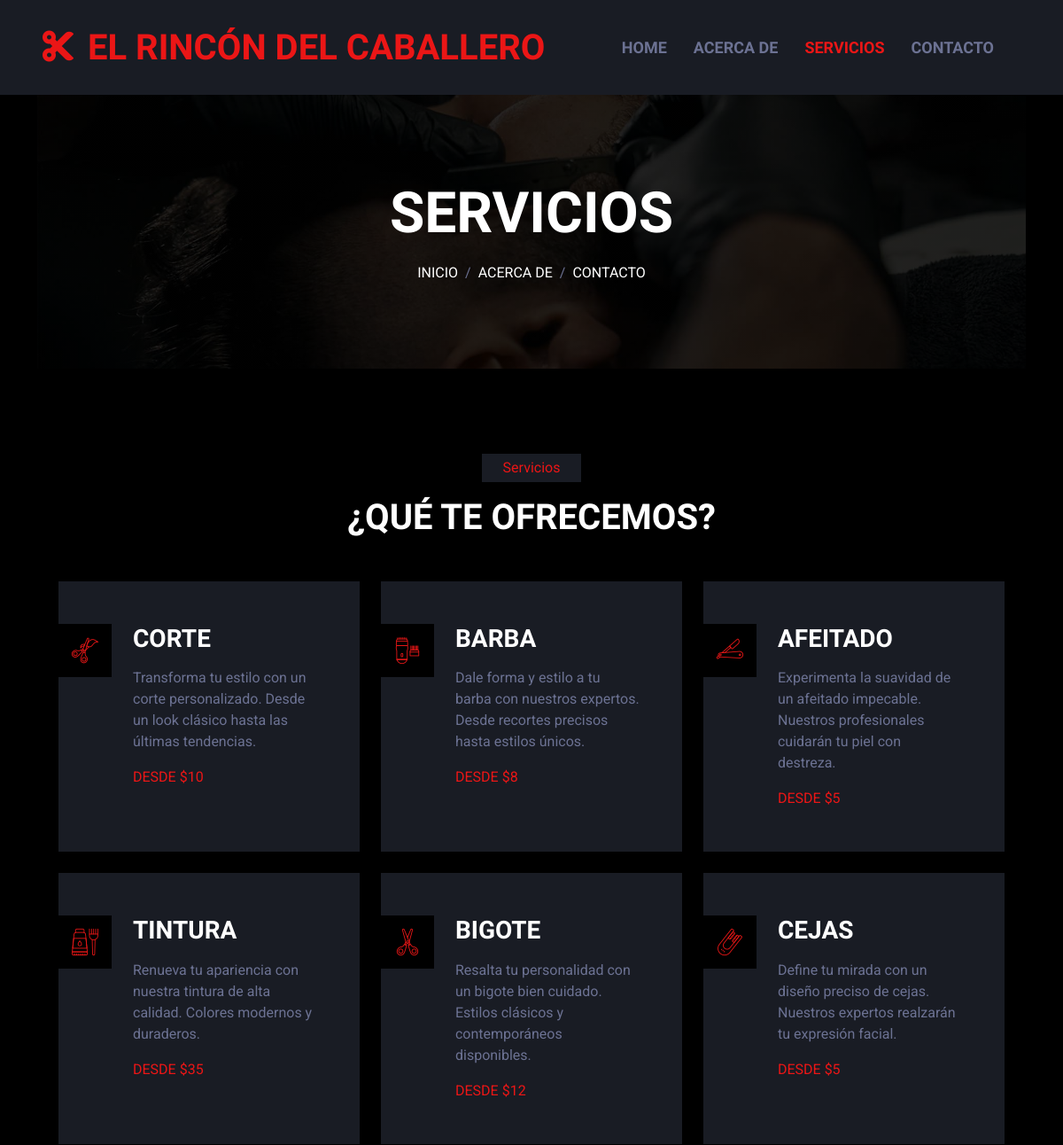
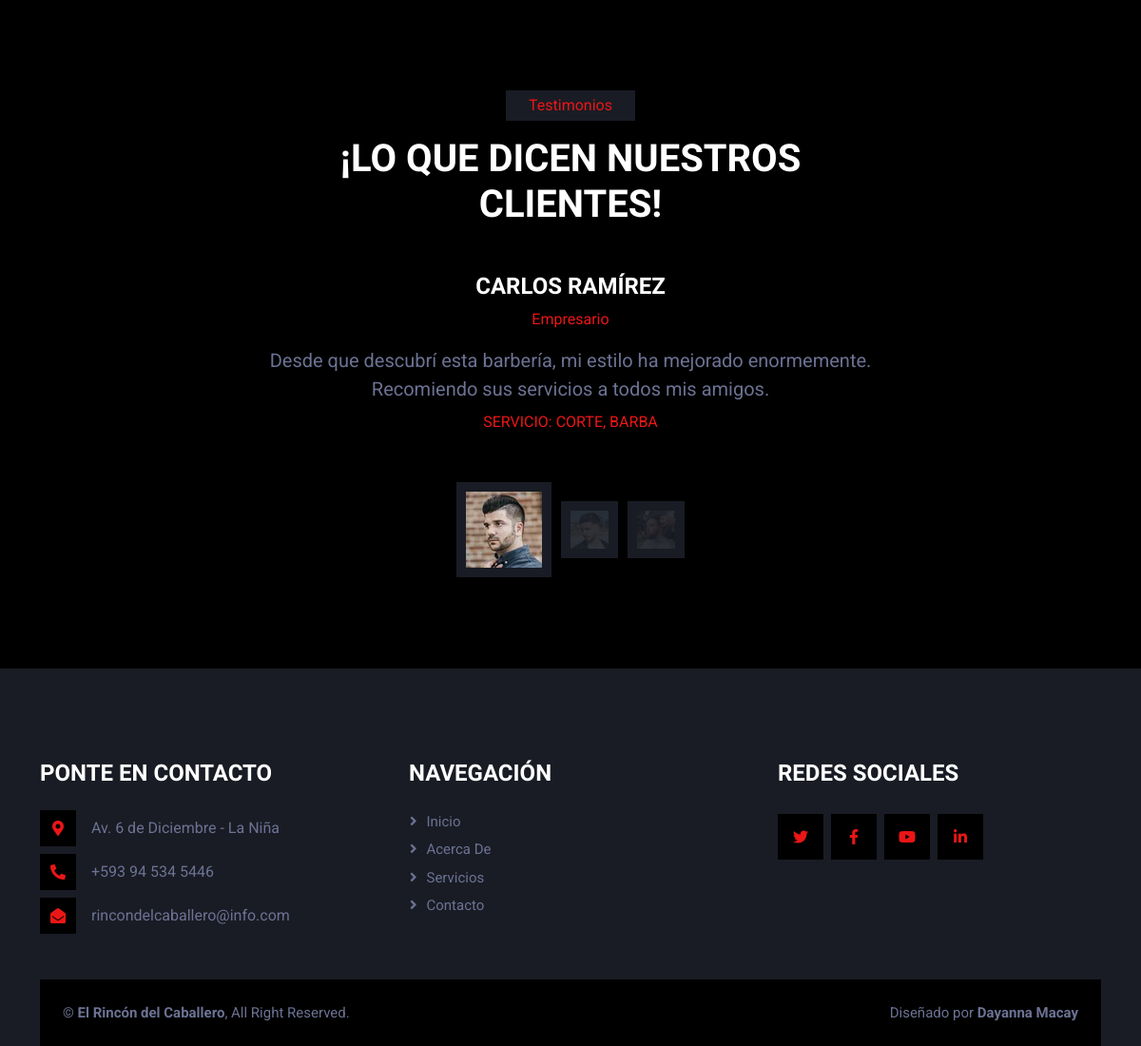
The app's page /service/ with its own data (2 pictures, top to bottom).
### services/models.py (models this page shows, shortened)
class Service(models.Model):
    title=models.CharField(max_length=50, verbose_name='Servicio')
    content=models.TextField(verbose_name='Contenido')
    price=models.CharField(max_length=11, default='DESDE $', verbose_name='Precio')
    image=models.ImageField(upload_to='services', verbose_name='Imagen')
    created=models.DateTimeField(auto_now_add=True,  verbose_name= 'Fecha de creación')
    updated=models.DateTimeField(auto_now=True,  verbose_name= 'Fecha de edición')
    class Meta:
        verbose_name='servicio'
        verbose_name_plural='servicios'
        ordering=['created']

class Testimony(models.Model):
    name=models.CharField(max_length=50, verbose_name='Nombre cliente')
    profession=models.CharField(max_length=50, verbose_name='Profesión')
    image=models.ImageField(upload_to='services', verbose_name='Imagen')
    testimony=models.TextField(verbose_name='Testimonio')
    service=models.ManyToManyField(Service, verbose_name='Servicio')
    created=models.DateTimeField(auto_now_add=True,  verbose_name= 'Fecha de creación')
    updated=models.DateTimeField(auto_now=True,  verbose_name= 'Fecha de edición')
    class Meta:
        verbose_name='testimonio'
        verbose_name_plural='testimonios'
        ordering=['created']

### services/views.py (the view)
# urls.py: path('service/', include('services.urls')),
def service(request):
    services = Service.objects.all()
    testimonials = Testimony.objects.all()
    return render(request, "services/service.html", {'services': services, 'testimonials': testimonials})

### social/processors.py (called while the page is built)
def ctx_dict(requets):
    dict_social={}
    urls=Social.objects.all()
    for url in urls:
        dict_social[url.key]=url.url
    return dict_social

### services/templates/services/service.html
{% extends "core/base.html" %}
{% load static %}
{% block content %}
<div class="container-fluid page-header py-5 mb-5 wow fadeIn" data-wow-delay="0.1s">
    <div class="container text-center py-5">
        <h1 class="display-3 text-white text-uppercase mb-3 animated slideInDown">Servicios</h1>
        <nav aria-label="breadcrumb animated slideInDown">
            <ol class="breadcrumb justify-content-center text-uppercase mb-0">
                <li class="breadcrumb-item"><a class="text-white" href="{% url 'home' %}">Inicio</a></li>
                <li class="breadcrumb-item"><a class="text-white" href="{% url 'about' %">Acerca de</a></li>
                <li class="breadcrumb-item"><a class="text-white" href="{% url 'contact' %}">Contacto</a></li>
            </ol>
        </nav>
    </div>
</div>
<div class="container-xxl py-5">
    <div class="container">
        <div class="text-center mx-auto mb-5 wow fadeInUp" data-wow-delay="0.1s" style="max-width: 600px;">
            <p class="d-inline-block bg-secondary text-primary py-1 px-4">Servicios</p>
            <h1 class="text-uppercase">¿Qué te ofrecemos?</h1>
        </div>
        <div class="row g-4">
            {% for service in services %}
            <div class="col-lg-4 col-md-6 wow fadeInUp" data-wow-delay="0.1s">
                <div class="service-item position-relative overflow-hidden bg-secondary d-flex h-100 p-5 ps-0">
                    <div class="bg-dark d-flex flex-shrink-0 align-items-center justify-content-center" style="width: 60px; height: 60px;">
                        <img class="img-fluid" src="{{service.image.url}}" alt="">
                    </div>
                    <div class="ps-4">
                        <h3 class="text-uppercase mb-3">{{service.title}}</h3>
                        <p>{{service.content}}</p>
                        <span class="text-uppercase text-primary">{{service.price}}</span>
                    </div>
                </div>
            </div>
            {% endfor %}
        </div>
    </div>
</div>
<div class="container-xxl py-5">
    <div class="container">
        <div class="text-center mx-auto mb-5 wow fadeInUp" data-wow-delay="0.1s" style="max-width: 600px;">
            <p class="d-inline-block bg-secondary text-primary py-1 px-4">Testimonios</p>
            <h1 class="text-uppercase">¡Lo que dicen nuestros clientes!</h1>
        </div>
        <div class="owl-carousel testimonial-carousel wow fadeInUp" data-wow-delay="0.1s">
            {% for testimony in testimonials %}
            <div class="testimonial-item text-center" data-dot="<img class='img-fluid' src={{testimony.image.url}} alt=''>">
                <h4 class="text-uppercase">{{testimony.name}}</h4>
                <p class="text-primary">{{testimony.profession}}</p>
                <span class="fs-5">{{testimony.testimony}}</span>
                <p class="text-primary mt-2">SERVICIO:
                    {% for service in testimony.service.all %}
                        {{ service.title }}{% if not forloop.last %},{% endif %}
                    {% endfor %}
                </p>
            </div>
            {% endfor %}
        </div>
    </div>
</div>
{% endblock content %}

### core/static/core/css/style.css (style rules this page uses)
:root { --primary: #EB1616; --secondary: #191C24; --light: #6C7293; --dark: #000000; }
.page-header { background: linear-gradient(rgba(0, 0, 0, .85), rgba(0, 0, 0, .85)), url(../img/carousel-1.jpg) center center no-repeat; background-size: cover; }
.breadcrumb-item + .breadcrumb-item::before { color: var(--light); }
.testimonial-carousel { max-width: 700px; margin: 0 auto; }

### records on screen
Service: image (picture), title "CORTE", content "Transforma tu estilo con un corte personalizado. Desde un look clásico hasta las últimas tendencias.", price "DESDE $10"
Service: image (picture), title "BARBA", content "Dale forma y estilo a tu barba con nuestros expertos. Desde recortes precisos hasta estilos únicos.", price "DESDE $8"
Service: image (picture), title "AFEITADO", content "Experimenta la suavidad de un afeitado impecable. Nuestros profesionales cuidarán tu piel con destreza.", price "DESDE $5"
Service: image (picture), title "TINTURA", content "Renueva tu apariencia con nuestra tintura de alta calidad. Colores modernos y duraderos.", price "DESDE $35"
Service: image (picture), title "BIGOTE", content "Resalta tu personalidad con un bigote bien cuidado. Estilos clásicos y contemporáneos disponibles.", price "DESDE $12"
Service: image (picture), title "CEJAS", content "Define tu mirada con un diseño preciso de cejas. Nuestros expertos realzarán tu expresión facial.", price "DESDE $5"
Testimony: name "CARLOS RAMÍREZ", profession "Empresario", testimony "Desde que descubrí esta barbería, mi estilo ha mejorado enormemente. Recomiendo sus servicios a todos mis amigos."
